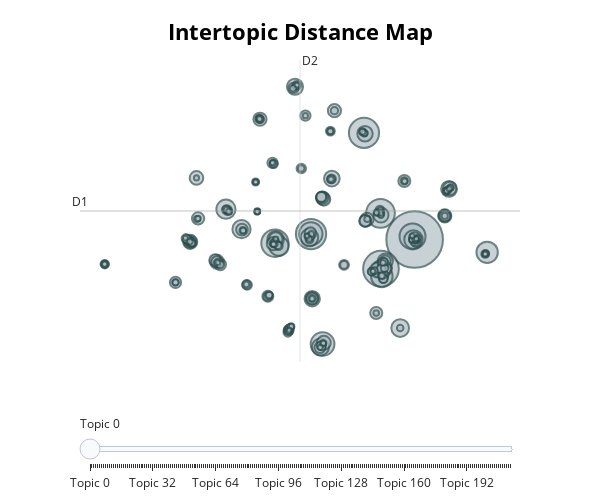

Notebook source saved alongside this figure:
### Markdown cell above
In total, **206 claim clusters** (topics) were created. This number appears substantial, especially when considering the distances between topics in vector space. It reveals that **some topics with fewer observations may actually be "subtopics" of broader themes**.

### Code cell
topic_model.visualize_topics(width=600, height=500)

### Figure 1 — Plotly figure (JSON) as saved in the notebook; plotly's stock layout.template omitted (floating-point values rounded to 4 significant figures; data arrays with more than 128 entries replaced by an {"elided": "..."} marker saying what was removed)
{"data": [{"customdata": {"elided": "215x3 mixed values"}, "hovertemplate": "<b>Topic %{customdata[0]}</b><br>%{customdata[1]}<br>Size: %{customdata[2]}", "legendgroup": "", "marker": {"color": "#B0BEC5", "line": {"color": "DarkSlateGrey", "width": 2}, "size": {"elided": "215 int values"}, "sizemode": "area", "sizeref": 8.289, "symbol": "circle"}, "mode": "markers", "name": "", "orientation": "v", "showlegend": false, "type": "scatter", "x": {"elided": "215 float values"}, "xaxis": "x", "y": {"elided": "215 float values"}, "yaxis": "y"}], "layout": {"annotations": [{"showarrow": false, "text": "D1", "x": -18.73, "y": 4.778, "yshift": 10}, {"showarrow": false, "text": "D2", "x": 3.177, "xshift": 10, "y": 22.53}], "height": 500, "hoverlabel": {"bgcolor": "white", "font": {"family": "Rockwell", "size": 16}}, "legend": {"itemsizing": "constant", "tracegroupgap": 0}, "margin": {"t": 60}, "shapes": [{"line": {"color": "#CFD8DC", "width": 2}, "type": "line", "x0": 3.177, "x1": 3.177, "y0": -12.97, "y1": 22.53}, {"line": {"color": "#9E9E9E", "width": 2}, "type": "line", "x0": -18.73, "x1": 25.08, "y0": 4.778, "y1": 4.778}], "sliders": [{"active": 0, "pad": {"t": 50}, "steps": [{"args": [{"marker.color": {"elided": "1x215 str values"}}], "label": "Topic 0", "method": "update"}, {"args": [{"marker.color": {"elided": "1x215 str values"}}], "label": "Topic 1", "method": "update"}, {"args": [{"marker.color": {"elided": "1x215 str values"}}], "label": "Topic 2", "method": "update"}, {"args": [{"marker.color": {"elided": "1x215 str values"}}], "label": "Topic 3", "method": "update"}, {"args": [{"marker.color": {"elided": "1x215 str values"}}], "label": "Topic 4", "method": "update"}, {"args": [{"marker.color": {"elided": "1x215 str values"}}], "label": "Topic 5", "method": "update"}, {"args": [{"marker.color": {"elided": "1x215 str values"}}], "label": "Topic 6", "method": "update"}, {"args": [{"marker.color": {"elided": "1x215 str values"}}], "label": "Topic 7", "method": "update"}, {"args": [{"marker.color": {"elided": "1x215 str values"}}], "label": "Topic 8", "method": "update"}, {"args": [{"marker.color": {"elided": "1x215 str values"}}], "label": "Topic 9", "method": "update"}, {"args": [{"marker.color": {"elided": "1x215 str values"}}], "label": "Topic 10", "method": "update"}, {"args": [{"marker.color": {"elided": "1x215 str values"}}], "label": "Topic 11", "method": "update"}, {"args": [{"marker.color": {"elided": "1x215 str values"}}], "label": "Topic 12", "method": "update"}, {"args": [{"marker.color": {"elided": "1x215 str values"}}], "label": "Topic 13", "method": "update"}, {"args": [{"marker.color": {"elided": "1x215 str values"}}], "label": "Topic 14", "method": "update"}, {"args": [{"marker.color": {"elided": "1x215 str values"}}], "label": "Topic 15", "method": "update"}, {"args": [{"marker.color": {"elided": "1x215 str values"}}], "label": "Topic 16", "method": "update"}, {"args": [{"marker.color": {"elided": "1x215 str values"}}], "label": "Topic 17", "method": "update"}, {"args": [{"marker.color": {"elided": "1x215 str values"}}], "label": "Topic 18", "method": "update"}, {"args": [{"marker.color": {"elided": "1x215 str values"}}], "label": "Topic 19", "method": "update"}, {"args": [{"marker.color": {"elided": "1x215 str values"}}], "label": "Topic 20", "method": "update"}, {"args": [{"marker.color": {"elided": "1x215 str values"}}], "label": "Topic 21", "method": "update"}, {"args": [{"marker.color": {"elided": "1x215 str values"}}], "label": "Topic 22", "method": "update"}, {"args": [{"marker.color": {"elided": "1x215 str values"}}], "label": "Topic 23", "method": "update"}, {"args": [{"marker.color": {"elided": "1x215 str values"}}], "label": "Topic 24", "method": "update"}, {"args": [{"marker.color": {"elided": "1x215 str values"}}], "label": "Topic 25", "method": "update"}, {"args": [{"marker.color": {"elided": "1x215 str values"}}], "label": "Topic 26", "method": "update"}, {"args": [{"marker.color": {"elided": "1x215 str values"}}], "label": "Topic 27", "method": "update"}, {"args": [{"marker.color": {"elided": "1x215 str values"}}], "label": "Topic 28", "method": "update"}, {"args": [{"marker.color": {"elided": "1x215 str values"}}], "label": "Topic 29", "method": "update"}, {"args": [{"marker.color": {"elided": "1x215 str values"}}], "label": "Topic 30", "method": "update"}, {"args": [{"marker.color": {"elided": "1x215 str values"}}], "label": "Topic 31", "method": "update"}, {"args": [{"marker.color": {"elided": "1x215 str values"}}], "label": "Topic 32", "method": "update"}, {"args": [{"marker.color": {"elided": "1x215 str values"}}], "label": "Topic 33", "method": "update"}, {"args": [{"marker.color": {"elided": "1x215 str values"}}], "label": "Topic 34", "method": "update"}, {"args": [{"marker.color": {"elided": "1x215 str values"}}], "label": "Topic 35", "method": "update"}, {"args": [{"marker.color": {"elided": "1x215 str values"}}], "label": "Topic 36", "method": "update"}, {"args": [{"marker.color": {"elided": "1x215 str values"}}], "label": "Topic 37", "method": "update"}, {"args": [{"marker.color": {"elided": "1x215 str values"}}], "label": "Topic 38", "method": "update"}, {"args": [{"marker.color": {"elided": "1x215 str values"}}], "label": "Topic 39", "method": "update"}, {"args": [{"marker.color": {"elided": "1x215 str values"}}], "label": "Topic 40", "method": "update"}, {"args": [{"marker.color": {"elided": "1x215 str values"}}], "label": "Topic 41", "method": "update"}, {"args": [{"marker.color": {"elided": "1x215 str values"}}], "label": "Topic 42", "method": "update"}, {"args": [{"marker.color": {"elided": "1x215 str values"}}], "label": "Topic 43", "method": "update"}, {"args": [{"marker.color": {"elided": "1x215 str values"}}], "label": "Topic 44", "method": "update"}, {"args": [{"marker.color": {"elided": "1x215 str values"}}], "label": "Topic 45", "method": "update"}, {"args": [{"marker.color": {"elided": "1x215 str values"}}], "label": "Topic 46", "method": "update"}, {"args": [{"marker.color": {"elided": "1x215 str values"}}], "label": "Topic 47", "method": "update"}, {"args": [{"marker.color": {"elided": "1x215 str values"}}], "label": "Topic 48", "method": "update"}, {"args": [{"marker.color": {"elided": "1x215 str values"}}], "label": "Topic 49", "method": "update"}, {"args": [{"marker.color": {"elided": "1x215 str values"}}], "label": "Topic 50", "method": "update"}, {"args": [{"marker.color": {"elided": "1x215 str values"}}], "label": "Topic 51", "method": "update"}, {"args": [{"marker.color": {"elided": "1x215 str values"}}], "label": "Topic 52", "method": "update"}, {"args": [{"marker.color": {"elided": "1x215 str values"}}], "label": "Topic 53", "method": "update"}, {"args": [{"marker.color": {"elided": "1x215 str values"}}], "label": "Topic 54", "method": "update"}, {"args": [{"marker.color": {"elided": "1x215 str values"}}], "label": "Topic 55", "method": "update"}, {"args": [{"marker.color": {"elided": "1x215 str values"}}], "label": "Topic 56", "method": "update"}, {"args": [{"marker.color": {"elided": "1x215 str values"}}], "label": "Topic 57", "method": "update"}, {"args": [{"marker.color": {"elided": "1x215 str values"}}], "label": "Topic 58", "method": "update"}, {"args": [{"marker.color": {"elided": "1x215 str values"}}], "label": "Topic 59", "method": "update"}, {"args": [{"marker.color": {"elided": "1x215 str values"}}], "label": "Topic 60", "method": "update"}, {"args": [{"marker.color": {"elided": "1x215 str values"}}], "label": "Topic 61", "method": "update"}, {"args": [{"marker.color": {"elided": "1x215 str values"}}], "label": "Topic 62", "method": "update"}, {"args": [{"marker.color": {"elided": "1x215 str values"}}], "label": "Topic 63", "method": "update"}, {"args": [{"marker.color": {"elided": "1x215 str values"}}], "label": "Topic 64", "method": "update"}, {"args": [{"marker.color": {"elided": "1x215 str values"}}], "label": "Topic 65", "method": "update"}, {"args": [{"marker.color": {"elided": "1x215 str values"}}], "label": "Topic 66", "method": "update"}, {"args": [{"marker.color": {"elided": "1x215 str values"}}], "label": "Topic 67", "method": "update"}, {"args": [{"marker.color": {"elided": "1x215 str values"}}], "label": "Topic 68", "method": "update"}, {"args": [{"marker.color": {"elided": "1x215 str values"}}], "label": "Topic 69", "method": "update"}, {"args": [{"marker.color": {"elided": "1x215 str values"}}], "label": "Topic 70", "method": "update"}, {"args": [{"marker.color": {"elided": "1x215 str values"}}], "label": "Topic 71", "method": "update"}, {"args": [{"marker.color": {"elided": "1x215 str values"}}], "label": "Topic 72", "method": "update"}, {"args": [{"marker.color": {"elided": "1x215 str values"}}], "label": "Topic 73", "method": "update"}, {"args": [{"marker.color": {"elided": "1x215 str values"}}], "label": "Topic 74", "method": "update"}, {"args": [{"marker.color": {"elided": "1x215 str values"}}], "label": "Topic 75", "method": "update"}, {"args": [{"marker.color": {"elided": "1x215 str values"}}], "label": "Topic 76", "method": "update"}, {"args": [{"marker.color": {"elided": "1x215 str values"}}], "label": "Topic 77", "method": "update"}, {"args": [{"marker.color": {"elided": "1x215 str values"}}], "label": "Topic 78", "method": "update"}, {"args": [{"marker.color": {"elided": "1x215 str values"}}], "label": "Topic 79", "method": "update"}, {"args": [{"marker.color": {"elided": "1x215 str values"}}], "label": "Topic 80", "method": "update"}, {"args": [{"marker.color": {"elided": "1x215 str values"}}], "label": "Topic 81", "method": "update"}, {"args": [{"marker.color": {"elided": "1x215 str values"}}], "label": "Topic 82", "method": "update"}, {"args": [{"marker.color": {"elided": "1x215 str values"}}], "label": "Topic 83", "method": "update"}, {"args": [{"marker.color": {"elided": "1x215 str values"}}], "label": "Topic 84", "method": "update"}, {"args": [{"marker.color": {"elided": "1x215 str values"}}], "label": "Topic 85", "method": "update"}, {"args": [{"marker.color": {"elided": "1x215 str values"}}], "label": "Topic 86", "method": "update"}, {"args": [{"marker.color": {"elided": "1x215 str values"}}], "label": "Topic 87", "method": "update"}, {"args": [{"marker.color": {"elided": "1x215 str values"}}], "label": "Topic 88", "method": "update"}, {"args": [{"marker.color": {"elided": "1x215 str values"}}], "label": "Topic 89", "method": "update"}, {"args": [{"marker.color": {"elided": "1x215 str values"}}], "label": "Topic 90", "method": "update"}, {"args": [{"marker.color": {"elided": "1x215 str values"}}], "label": "Topic 91", "method": "update"}, {"args": [{"marker.color": {"elided": "1x215 str values"}}], "label": "Topic 92", "method": "update"}, {"args": [{"marker.color": {"elided": "1x215 str values"}}], "label": "Topic 93", "method": "update"}, {"args": [{"marker.color": {"elided": "1x215 str values"}}], "label": "Topic 94", "method": "update"}, {"args": [{"marker.color": {"elided": "1x215 str values"}}], "label": "Topic 95", "method": "update"}, {"args": [{"marker.color": {"elided": "1x215 str values"}}], "label": "Topic 96", "method": "update"}, {"args": [{"marker.color": {"elided": "1x215 str values"}}], "label": "Topic 97", "method": "update"}, {"args": [{"marker.color": {"elided": "1x215 str values"}}], "label": "Topic 98", "method": "update"}, {"args": [{"marker.color": {"elided": "1x215 str values"}}], "label": "Topic 99", "method": "update"}, {"args": [{"marker.color": {"elided": "1x215 str values"}}], "label": "Topic 100", "method": "update"}, {"args": [{"marker.color": {"elided": "1x215 str values"}}], "label": "Topic 101", "method": "update"}, {"args": [{"marker.color": {"elided": "1x215 str values"}}], "label": "Topic 102", "method": "update"}, {"args": [{"marker.color": {"elided": "1x215 str values"}}], "label": "Topic 103", "method": "update"}, {"args": [{"marker.color": {"elided": "1x215 str values"}}], "label": "Topic 104", "method": "update"}, {"args": [{"marker.color": {"elided": "1x215 str values"}}], "label": "Topic 105", "method": "update"}, {"args": [{"marker.color": {"elided": "1x215 str values"}}], "label": "Topic 106", "method": "update"}, {"args": [{"marker.color": {"elided": "1x215 str values"}}], "label": "Topic 107", "method": "update"}, {"args": [{"marker.color": {"elided": "1x215 str values"}}], "label": "Topic 108", "method": "update"}, {"args": [{"marker.color": {"elided": "1x215 str values"}}], "label": "Topic 109", "method": "update"}, {"args": [{"marker.color": {"elided": "1x215 str values"}}], "label": "Topic 110", "method": "update"}, {"args": [{"marker.color": {"elided": "1x215 str values"}}], "label": "Topic 111", "method": "update"}, {"args": [{"marker.color": {"elided": "1x215 str values"}}], "label": "Topic 112", "method": "update"}, {"args": [{"marker.color": {"elided": "1x215 str values"}}], "label": "Topic 113", "method": "update"}, {"args": [{"marker.color": {"elided": "1x215 str values"}}], "label": "Topic 114", "method": "update"}, {"args": [{"marker.color": {"elided": "1x215 str values"}}], "label": "Topic 115", "method": "update"}, {"args": [{"marker.color": {"elided": "1x215 str values"}}], "label": "Topic 116", "method": "update"}, {"args": [{"marker.color": {"elided": "1x215 str values"}}], "label": "Topic 117", "method": "update"}, {"args": [{"marker.color": {"elided": "1x215 str values"}}], "label": "Topic 118", "method": "update"}, {"args": [{"marker.color": {"elided": "1x215 str values"}}], "label": "Topic 119", "method": "update"}, {"args": [{"marker.color": {"elided": "1x215 str values"}}], "label": "Topic 120", "method": "update"}, {"args": [{"marker.color": {"elided": "1x215 str values"}}], "label": "Topic 121", "method": "update"}, {"args": [{"marker.color": {"elided": "1x215 str values"}}], "label": "Topic 122", "method": "update"}, {"args": [{"marker.color": {"elided": "1x215 str values"}}], "label": "Topic 123", "method": "update"}, {"args": [{"marker.color": {"elided": "1x215 str values"}}], "label": "Topic 124", "method": "update"}, {"args": [{"marker.color": {"elided": "1x215 str values"}}], "label": "Topic 125", "method": "update"}, {"args": [{"marker.color": {"elided": "1x215 str values"}}], "label": "Topic 126", "method": "update"}, {"args": [{"marker.color": {"elided": "1x215 str values"}}], "label": "Topic 127", "method": "update"}, {"args": [{"marker.color": {"elided": "1x215 str values"}}], "label": "Topic 128", "method": "update"}, {"args": [{"marker.color": {"elided": "1x215 str values"}}], "label": "Topic 129", "method": "update"}, {"args": [{"marker.color": {"elided": "1x215 str values"}}], "label": "Topic 130", "method": "update"}, {"args": [{"marker.color": {"elided": "1x215 str values"}}], "label": "Topic 131", "method": "update"}, {"args": [{"marker.color": {"elided": "1x215 str values"}}], "label": "Topic 132", "method": "update"}, {"args": [{"marker.color": {"elided": "1x215 str values"}}], "label": "Topic 133", "method": "update"}, {"args": [{"marker.color": {"elided": "1x215 str values"}}], "label": "Topic 134", "method": "update"}, {"args": [{"marker.color": {"elided": "1x215 str values"}}], "label": "Topic 135", "method": "update"}, {"args": [{"marker.color": {"elided": "1x215 str values"}}], "label": "Topic 136", "method": "update"}, {"args": [{"marker.color": {"elided": "1x215 str values"}}], "label": "Topic 137", "method": "update"}, {"args": [{"marker.color": {"elided": "1x215 str values"}}], "label": "Topic 138", "method": "update"}, {"args": [{"marker.color": {"elided": "1x215 str values"}}], "label": "Topic 139", "method": "update"}, {"args": [{"marker.color": {"elided": "1x215 str values"}}], "label": "Topic 140", "method": "update"}, {"args": [{"marker.color": {"elided": "1x215 str values"}}], "label": "Topic 141", "method": "update"}, {"args": [{"marker.color": {"elided": "1x215 str values"}}], "label": "Topic 142", "method": "update"}, {"args": [{"marker.color": {"elided": "1x215 str values"}}], "label": "Topic 143", "method": "update"}, {"args": [{"marker.color": {"elided": "1x215 str values"}}], "label": "Topic 144", "method": "update"}, {"args": [{"marker.color": {"elided": "1x215 str values"}}], "label": "Topic 145", "method": "update"}, {"args": [{"marker.color": {"elided": "1x215 str values"}}], "label": "Topic 146", "method": "update"}, {"args": [{"marker.color": {"elided": "1x215 str values"}}], "label": "Topic 147", "method": "update"}, {"args": [{"marker.color": {"elided": "1x215 str values"}}], "label": "Topic 148", "method": "update"}, {"args": [{"marker.color": {"elided": "1x215 str values"}}], "label": "Topic 149", "method": "update"}, {"args": [{"marker.color": {"elided": "1x215 str values"}}], "label": "Topic 150", "method": "update"}, {"args": [{"marker.color": {"elided": "1x215 str values"}}], "label": "Topic 151", "method": "update"}, {"args": [{"marker.color": {"elided": "1x215 str values"}}], "label": "Topic 152", "method": "update"}, {"args": [{"marker.color": {"elided": "1x215 str values"}}], "label": "Topic 153", "method": "update"}, {"args": [{"marker.color": {"elided": "1x215 str values"}}], "label": "Topic 154", "method": "update"}, {"args": [{"marker.color": {"elided": "1x215 str values"}}], "label": "Topic 155", "method": "update"}, {"args": [{"marker.color": {"elided": "1x215 str values"}}], "label": "Topic 156", "method": "update"}, {"args": [{"marker.color": {"elided": "1x215 str values"}}], "label": "Topic 157", "method": "update"}, {"args": [{"marker.color": {"elided": "1x215 str values"}}], "label": "Topic 158", "method": "update"}, {"args": [{"marker.color": {"elided": "1x215 str values"}}], "label": "Topic 159", "method": "update"}, {"args": [{"marker.color": {"elided": "1x215 str values"}}], "label": "Topic 160", "method": "update"}, {"args": [{"marker.color": {"elided": "1x215 str values"}}], "label": "Topic 161", "method": "update"}, {"args": [{"marker.color": {"elided": "1x215 str values"}}], "label": "Topic 162", "method": "update"}, {"args": [{"marker.color": {"elided": "1x215 str values"}}], "label": "Topic 163", "method": "update"}, {"args": [{"marker.color": {"elided": "1x215 str values"}}], "label": "Topic 164", "method": "update"}, {"args": [{"marker.color": {"elided": "1x215 str values"}}], "label": "Topic 165", "method": "update"}, {"args": [{"marker.color": {"elided": "1x215 str values"}}], "label": "Topic 166", "method": "update"}, {"args": [{"marker.color": {"elided": "1x215 str values"}}], "label": "Topic 167", "method": "update"}, {"args": [{"marker.color": {"elided": "1x215 str values"}}], "label": "Topic 168", "method": "update"}, {"args": [{"marker.color": {"elided": "1x215 str values"}}], "label": "Topic 169", "method": "update"}, {"args": [{"marker.color": {"elided": "1x215 str values"}}], "label": "Topic 170", "method": "update"}, {"args": [{"marker.color": {"elided": "1x215 str values"}}], "label": "Topic 171", "method": "update"}, {"args": [{"marker.color": {"elided": "1x215 str values"}}], "label": "Topic 172", "method": "update"}, {"args": [{"marker.color": {"elided": "1x215 str values"}}], "label": "Topic 173", "method": "update"}, {"args": [{"marker.color": {"elided": "1x215 str values"}}], "label": "Topic 174", "method": "update"}, {"args": [{"marker.color": {"elided": "1x215 str values"}}], "label": "Topic 175", "method": "update"}, {"args": [{"marker.color": {"elided": "1x215 str values"}}], "label": "Topic 176", "method": "update"}, {"args": [{"marker.color": {"elided": "1x215 str values"}}], "label": "Topic 177", "method": "update"}, {"args": [{"marker.color": {"elided": "1x215 str values"}}], "label": "Topic 178", "method": "update"}, {"args": [{"marker.color": {"elided": "1x215 str values"}}], "label": "Topic 179", "method": "update"}, {"args": [{"marker.color": {"elided": "1x215 str values"}}], "label": "Topic 180", "method": "update"}, {"args": [{"marker.color": {"elided": "1x215 str values"}}], "label": "Topic 181", "method": "update"}, {"args": [{"marker.color": {"elided": "1x215 str values"}}], "label": "Topic 182", "method": "update"}, {"args": [{"marker.color": {"elided": "1x215 str values"}}], "label": "Topic 183", "method": "update"}, {"args": [{"marker.color": {"elided": "1x215 str values"}}], "label": "Topic 184", "method": "update"}, {"args": [{"marker.color": {"elided": "1x215 str values"}}], "label": "Topic 185", "method": "update"}, {"args": [{"marker.color": {"elided": "1x215 str values"}}], "label": "Topic 186", "method": "update"}, {"args": [{"marker.color": {"elided": "1x215 str values"}}], "label": "Topic 187", "method": "update"}, {"args": [{"marker.color": {"elided": "1x215 str values"}}], "label": "Topic 188", "method": "update"}, {"args": [{"marker.color": {"elided": "1x215 str values"}}], "label": "Topic 189", "method": "update"}, {"args": [{"marker.color": {"elided": "1x215 str values"}}], "label": "Topic 190", "method": "update"}, {"args": [{"marker.color": {"elided": "1x215 str values"}}], "label": "Topic 191", "method": "update"}, {"args": [{"marker.color": {"elided": "1x215 str values"}}], "label": "Topic 192", "method": "update"}, {"args": [{"marker.color": {"elided": "1x215 str values"}}], "label": "Topic 193", "method": "update"}, {"args": [{"marker.color": {"elided": "1x215 str values"}}], "label": "Topic 194", "method": "update"}, {"args": [{"marker.color": {"elided": "1x215 str values"}}], "label": "Topic 195", "method": "update"}, {"args": [{"marker.color": {"elided": "1x215 str values"}}], "label": "Topic 196", "method": "update"}, {"args": [{"marker.color": {"elided": "1x215 str values"}}], "label": "Topic 197", "method": "update"}, {"args": [{"marker.color": {"elided": "1x215 str values"}}], "label": "Topic 198", "method": "update"}, {"args": [{"marker.color": {"elided": "1x215 str values"}}], "label": "Topic 199", "method": "update"}, {"args": [{"marker.color": {"elided": "1x215 str values"}}], "label": "Topic 200", "method": "update"}, {"args": [{"marker.color": {"elided": "1x215 str values"}}], "label": "Topic 201", "method": "update"}, {"args": [{"marker.color": {"elided": "1x215 str values"}}], "label": "Topic 202", "method": "update"}, {"args": [{"marker.color": {"elided": "1x215 str values"}}], "label": "Topic 203", "method": "update"}, {"args": [{"marker.color": {"elided": "1x215 str values"}}], "label": "Topic 204", "method": "update"}, {"args": [{"marker.color": {"elided": "1x215 str values"}}], "label": "Topic 205", "method": "update"}, {"args": [{"marker.color": {"elided": "1x215 str values"}}], "label": "Topic 206", "method": "update"}, {"args": [{"marker.color": {"elided": "1x215 str values"}}], "label": "Topic 207", "method": "update"}, {"args": [{"marker.color": {"elided": "1x215 str values"}}], "label": "Topic 208", "method": "update"}, {"args": [{"marker.color": {"elided": "1x215 str values"}}], "label": "Topic 209", "method": "update"}, {"args": [{"marker.color": {"elided": "1x215 str values"}}], "label": "Topic 210", "method": "update"}, {"args": [{"marker.color": {"elided": "1x215 str values"}}], "label": "Topic 211", "method": "update"}, {"args": [{"marker.color": {"elided": "1x215 str values"}}], "label": "Topic 212", "method": "update"}, {"args": [{"marker.color": {"elided": "1x215 str values"}}], "label": "Topic 213", "method": "update"}, {"args": [{"marker.color": {"elided": "1x215 str values"}}], "label": "Topic 214", "method": "update"}]}], "title": {"font": {"color": "Black", "size": 22}, "text": "<b>Intertopic Distance Map</b>", "x": 0.5, "xanchor": "center", "y": 0.95, "yanchor": "top"}, "width": 600, "xaxis": {"anchor": "y", "domain": [0, 1], "range": [-18.73, 25.08], "title": {"text": ""}, "visible": false}, "yaxis": {"anchor": "x", "domain": [0, 1], "range": [-12.97, 22.53], "title": {"text": ""}, "visible": false}}}
